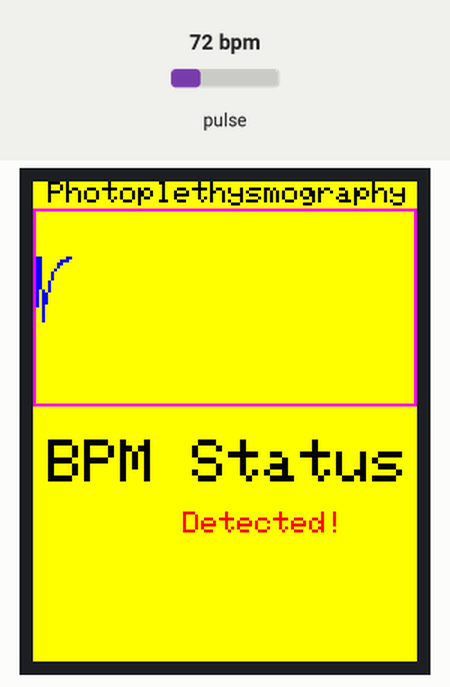
Bench run of a sketch on a simulated Arduino Uno, built with avr-gcc and run on an emulated ATmega328P. On the bench: 128×160 colour display. Inputs (shaded band) come from the test bench; at power-on: pulse 72 bpm. What the sketch prints to the serial monitor is not drawn.

Above: at 4.4 s.
4.5 s: pulse set to 42 bpm
At 4.73 s:
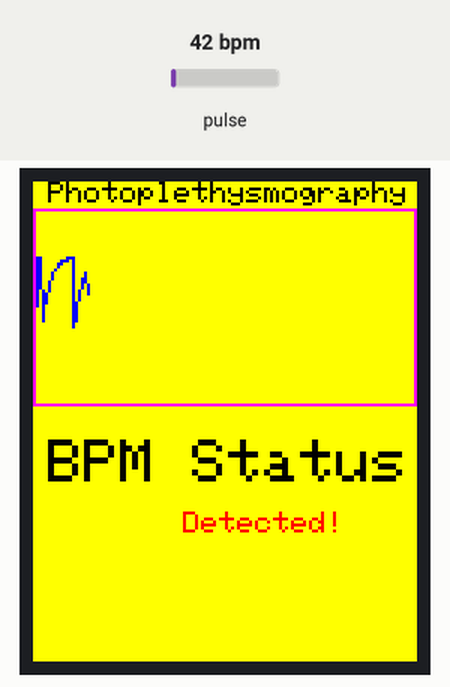
6.0 s: pulse set to 70 bpm
At 6.21 s:
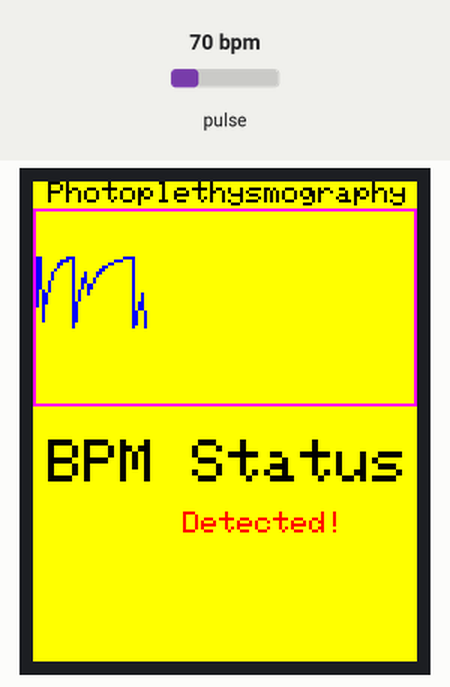
7.5 s: pulse set to 130 bpm
At 15.5 s:
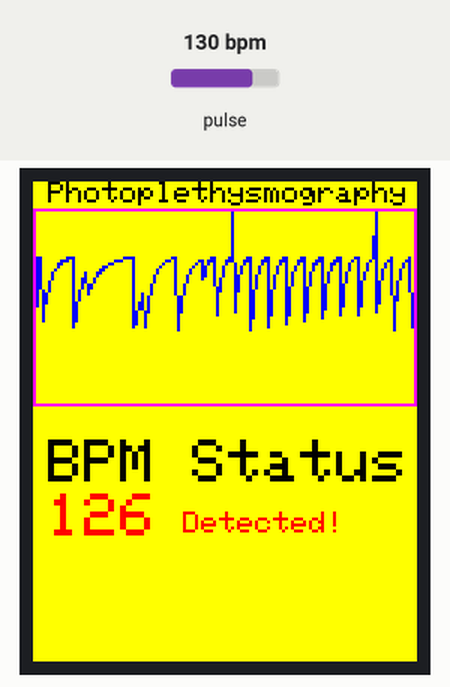
Timing chart, 0 to 17.0 s (numbered marks = the images above; inputs shaded):
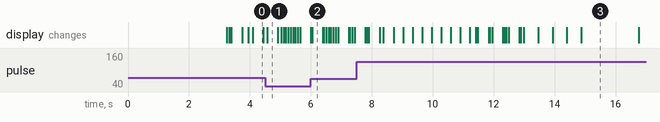

The sketch:

joshi_code_t2.ino
```cpp
#include <Wire.h>
#include "MAX30105.h"
#include "heartRate.h"
MAX30105 particleSensor;
const byte RATE_SIZE = 4; //Increase this for more averaging. 4 is good.
byte rates[RATE_SIZE]; //Array of heart rates
byte rateSpot = 0;
long lastBeat = 0;//Time at which the last beat occurred
#define  ST7735_BLACK   0x0000
#define ST7735_BLUE    0xF800
#define ST7735_RED     0x001F
#define ST7735_ORANGE  0x00AA  //TEST CREATING COLOR
#define ST7735_GREEN   0x07E0
#define ST7735_CYAN    0xFFE0
#define ST7735_MAGENTA 0xF81F
#define ST7735_YELLOW  0x07FF
#define ST7735_WHITE   0xFFFF

float beatsPerMinute;
int beatAvg;
#include <Adafruit_GFX.h>                                                 // Graphics library for drawin on screen
#include <Adafruit_ST7735.h>                                              // Hardware-specific library
#define SCALING 12                                                  // Scale height of trace, reduce value to make trace height                                                                // bigger, increase to make smaller
#define TRACE_SPEED 0.5                                             // Speed of trace across screen, higher=faster
#define TRACE_MIDDLE_Y_POSITION 41                                  // y pos on screen of approx middle of trace
#define TRACE_HEIGHT 64                                             // Max height of trace in pixels
#define HALF_TRACE_HEIGHT TRACE_HEIGHT/2                            // half Max height of trace in pixels (the trace amplitude)
#define TRACE_MIN_Y TRACE_MIDDLE_Y_POSITION-HALF_TRACE_HEIGHT+1     // Min Y pos of trace, calculated from above values
#define TRACE_MAX_Y TRACE_MIDDLE_Y_POSITION+HALF_TRACE_HEIGHT-1     // Max Y pos of trace, calculated from above values

// Pins to use with the 7735 display
#define TFT_CS     10   // Chop select
#define TFT_RST    9    // Reset
#define TFT_RS     8    // Register select

Adafruit_ST7735 tft = Adafruit_ST7735(TFT_CS,  TFT_RS, TFT_RST);


void setup()
{
  pinMode(3,INPUT);
    Serial.begin(115200);
  Serial.println("Initializing...");

  // Initialize sensor
  if (!particleSensor.begin(Wire, I2C_SPEED_FAST)) //Use default I2C port, 400kHz speed
  {
    Serial.println("MAX30105 was not found. Please check wiring/power. ");
    while (1);
  }
  particleSensor.setup();
  particleSensor.setPulseAmplitudeRed(0x0A); //Turn Red LED to low to indicate sensor is running
  particleSensor.setPulseAmplitudeGreen(0); //Turn off Green LED


  //Setup to sense a nice looking saw tooth on the plotter
//  byte ledBrightness = 0x1F; //Options: 0=Off to 255=50mA
//  byte sampleAverage = 8; //Options: 1, 2, 4, 8, 16, 32
//  byte ledMode = 2; //Options: 1 = Red only, 2 = Red + IR, 3 = Red + IR + Green
//  int sampleRate = 100; //Options: 50, 100, 200, 400, 800, 1000, 1600, 3200
//  int pulseWidth = 411; //Options: 69, 118, 215, 411
//  int adcRange = 4096; //Options: 2048, 4096, 8192, 16384
//
//   particleSensor.setup(ledBrightness, sampleAverage, ledMode, sampleRate, pulseWidth, adcRange); //Configure sensor with these settings

    tft.initR(INITR_GREENTAB);   // initialize a ST7735S chip, for 128x128 display
    tft.setTextWrap(false);
    tft.fillScreen(ST7735_CYAN);
    tft.setCursor(5, 60);
    tft.setTextColor(ST7735_BLACK);
    tft.setTextSize(1);
    tft.println("Photoplethysmography");
    tft.setCursor(5, 70);
    tft.println("With Simple Arduino");
    tft.setCursor(5, 80);
    tft.println("Setup");
    delay(3000);
    tft.fillScreen(ST7735_CYAN);
    tft.setTextColor(ST7735_BLACK);
    tft.setTextSize(2);
    tft.setCursor(5,86);
    tft.print("BPM Status");
    tft.setCursor(92,86);
     tft.setTextSize(1);                          // The small subscriper 2 of O2
    tft.setCursor(5,0);
    tft.print("Photoplethysmography");
    tft.setTextSize(2);
    tft.drawRect(0,TRACE_MIN_Y-1,128,TRACE_HEIGHT+2,ST7735_MAGENTA);     // The border box for the trace

}

void loop()
{

  int16_t Diff=0;                             // The difference between the Infra Red (IR) and Red LED raw results
  uint16_t ir=particleSensor.getIR(), red=particleSensor.getRed();                           // raw results returned in these
  static float lastx=1;                       // Last x position of trace
  static int lasty=TRACE_MIDDLE_Y_POSITION;   // Last y position of trace, default to middle
  static float x=1;                           // current x position of trace
  int32_t y;                                  // current y position of trace
  uint8_t BPM,O2;                             // BPM and O2 values
  static uint32_t tsLastReport = 0;           // Last time BMP/O2 were checked
  static int32_t SensorOffset=10000;       // Offset to lowest point that raw data does not go below, default 10000
                                              // Note that as sensors may be slightly different the code adjusts this
                                              // on the fly if the trace is off screen. The default was determined
                                              // By analysis of the raw data returned

  long irfinger = particleSensor.getIR();
  if(irfinger< 50000){
    tone(3,450);

    Serial.print(" No finger");
    tft.setCursor(50,110);
    tft.setTextSize(1);
     tft.setTextColor(ST7735_BLUE,ST7735_CYAN);
     tft.print("No finger");

    }
    else{
      noTone(3);
      Serial.print("Detected");
      tft.setCursor(50,110);
    tft.setTextSize(1);
     tft.setTextColor(ST7735_BLUE,ST7735_CYAN);
     tft.print("Detected!");
      }
  if(particleSensor.getIR()&&particleSensor.getRed())          // If raw data available for IR and Red
  {
    if(red<1000)
    {

      y=TRACE_MIDDLE_Y_POSITION;
    }
    else
    {
      // Plot our new point
      Diff=(ir-red);                          // Get raw difference between the 2 LEDS
      Diff=Diff-SensorOffset;                 // Adjust the baseline of raw values by removing the offset (moves into a good range for scaling)
      Diff=Diff/SCALING;                      // Scale the difference so that it appears at a good height on screen

      // If the Min or max are off screen then we need to alter the SensorOffset, this should bring it nicely on screen
      if(Diff<-HALF_TRACE_HEIGHT)
        SensorOffset+=(SCALING*(abs(Diff)-32));
      if(Diff>HALF_TRACE_HEIGHT)
        SensorOffset+=(SCALING*(abs(Diff)-32));

      y=Diff+(TRACE_MIDDLE_Y_POSITION-HALF_TRACE_HEIGHT);         // These two lines move Y pos of trace to approx middle of display area
      y+=TRACE_HEIGHT/4;
    }
    if(y>TRACE_MAX_Y) y=TRACE_MAX_Y;                              // If going beyond trace box area then crop the trace
    if(y<TRACE_MIN_Y) y=TRACE_MIN_Y;                              // so it stays within
    tft.drawLine(lastx,lasty,x,y,ST7735_RED);                  // Plot the next part of the trace
    lasty=y;                                                      // Save where the last Y pos was
    lastx=x;                                                      // Save where the last X pos was
    x+=TRACE_SPEED;                                               // Move trace along the display
    if(x>126)                                                     // If reached end of display then reset to statt
    {
//      tft.fillRect(1,TRACE_MIN_Y,126,TRACE_HEIGHT,ST7735_BLACK);  // Blank trace display area
//      x=1;                                                        // Back to start
//      lastx=x;
      heartrate_loop();

    }
  }

  }
void heartrate_loop()
{
  bool heartBool = true;
  long irValue = particleSensor.getIR();
  while(heartBool)
  {
    long irValue = particleSensor.getIR();
    if (checkForBeat(irValue) == true)
  {
    //We sensed a beat!
    long delta = millis() - lastBeat;
    lastBeat = millis();
    beatsPerMinute = 60 / (delta / 1000.0);
    if (beatsPerMinute < 255 && beatsPerMinute > 20)
    {
      rates[rateSpot++] = (byte)beatsPerMinute; //Store this reading in the array
      rateSpot %= RATE_SIZE; //Wrap variable

      //Take average of readings
      beatAvg = 0;
      for (byte x = 0 ; x < RATE_SIZE ; x++)
        beatAvg += rates[x];
      beatAvg /= RATE_SIZE;
    }
  }
  Serial.print("IR=");
  Serial.print(irValue);
  Serial.print(", BPM=");
  Serial.print(beatsPerMinute);
  Serial.print(", Avg BPM=");
  Serial.print(beatAvg);
   Serial.println();                  // Clear the old values
      if((beatAvg<60)||(beatAvg>110)){                                      // If too low or high for a resting heart rate then display in red
        tft.setTextColor(ST7735_RED);
        }
      else{
        tft.setTextColor(ST7735_BLACK);}// else display in green

      tft.setCursor(5,104);
      tft.setTextSize(2);
      tft.setTextColor(ST7735_BLUE,ST7735_CYAN);// Put BPM at this position
      tft.print(beatAvg);
      if(irValue< 50000){
     Serial.print(" No finger");
     tone(3,450);
    tft.setCursor(50,110);
    tft.setTextSize(1);
     tft.setTextColor(ST7735_BLUE,ST7735_CYAN);
     tft.print("No finger");
    }
    else{
      noTone(3);
      Serial.print("Detected");
      tft.setCursor(50,110);
    tft.setTextSize(1);
     tft.setTextColor(ST7735_BLUE,ST7735_CYAN);
     tft.print("Detected!");
      }
   }

}
```
